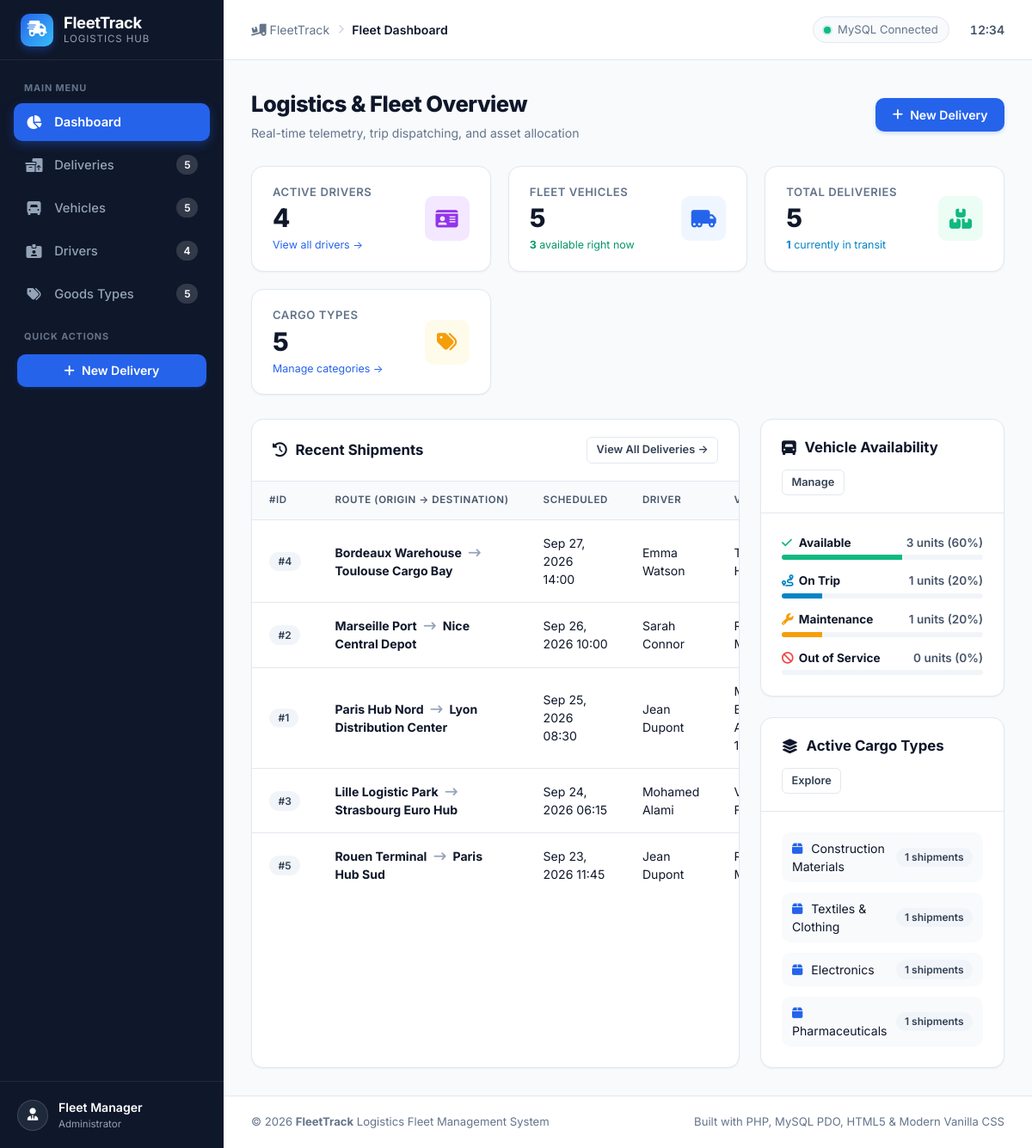
The page / on the database its author committed.
### tables this page shows
CREATE TABLE `delivery` (
    `id_delivery` INT AUTO_INCREMENT PRIMARY KEY,
    `departure_location` VARCHAR(150) NOT NULL,
    `destination` VARCHAR(150) NOT NULL,
    `delivery_date` DATETIME NOT NULL,
    `status` ENUM('Pending', 'In Transit', 'Delivered', 'Cancelled') NOT NULL DEFAULT 'Pending',
    `weight` FLOAT NOT NULL,
    `id_driver` INT NOT NULL,
    `id_vehicle` INT NOT NULL,
    `id_goods_type` INT NOT NULL,
    CONSTRAINT `fk_delivery_driver` FOREIGN KEY (`id_driver`) 
        REFERENCES `driver` (`id_driver`) 
        ON DELETE RESTRICT 
        ON UPDATE CASCADE,
    CONSTRAINT `fk_delivery_vehicle` FOREIGN KEY (`id_vehicle`) 
        REFERENCES `vehicle` (`id_vehicle`) 
        ON DELETE RESTRICT 
        ON UPDATE CASCADE,
    CONSTRAINT `fk_delivery_goodstype` FOREIGN KEY (`id_goods_type`) 
        REFERENCES `goodstype` (`id_goods_type`) 
        ON DELETE RESTRICT 
        ON UPDATE CASCADE
);

### includes/functions.php (called while the page is built, shortened)
<?php
function e(?string $value): string
{
    return htmlspecialchars((string)($value ?? ''), ENT_QUOTES, 'UTF-8');
}
function url(string $path = ''): string
{
    static $base = null;
    if ($base === null) {
        $scriptName = $_SERVER['SCRIPT_NAME'] ?? '';
        $scriptDir = str_replace('\\', '/', dirname($scriptName));
        $root = $scriptDir;
        $base = rtrim($root, '/');
    }
    $cleanPath = ltrim($path, '/');
    return ($base === '' ? '' : $base) . '/' . $cleanPath;
}
function formatDateTime(?string $datetime, string $format = 'M d, Y H:i'): string
{
    try {
        $dt = new DateTime($datetime);
        return $dt->format($format);
    } catch (Exception) {
        return $datetime;
    }
}
function getDashboardMetrics(PDO $pdo): array
{
    $metrics = [
        'total_drivers'     => (int)$pdo->query("SELECT COUNT(*) FROM driver")->fetchColumn(),
        'total_vehicles'    => (int)$pdo->query("SELECT COUNT(*) FROM vehicle")->fetchColumn(),
        'total_deliveries'  => (int)$pdo->query("SELECT COUNT(*) FROM delivery")->fetchColumn(),
        'total_goods_types' => (int)$pdo->query("SELECT COUNT(*) FROM goodstype")->fetchColumn(),
        'active_trips'      => (int)$pdo->query("SELECT COUNT(*) FROM delivery WHERE status = 'In Transit'")->fetchColumn(),
        'pending_trips'     => (int)$pdo->query("SELECT COUNT(*) FROM delivery WHERE status = 'Pending'")->fetchColumn(),
        'available_vehicles'=> (int)$pdo->query("SELECT COUNT(*) FROM vehicle WHERE status = 'Available'")->fetchColumn(),
    ];
    $stmt = $pdo->query("
        SELECT
            d.id_delivery,
            d.departure_location,
            d.destination,
            d.delivery_date,
            d.status,
            d.weight,
            CONCAT(dr.first_name, ' ', dr.last_name) AS driver_name,
            v.registration_number,
            v.brand,
            v.model,
            g.name AS goods_type
        FROM delivery d
        JOIN driver dr ON d.id_driver = dr.id_driver
        JOIN vehicle v ON d.id_vehicle = v.id_vehicle
        JOIN goodstype g ON d.id_goods_type = g.id_goods_type
        ORDER BY d.delivery_date DESC
        LIMIT 6
    ");
    $metrics['recent_deliveries'] = $stmt->fetchAll();
    $stmt = $pdo->query("
        SELECT status, COUNT(*) as count
        FROM delivery
        GROUP BY status
    ");
    $metrics['status_breakdown'] = $stmt->fetchAll(PDO::FETCH_KEY_PAIR);
    return $metrics;
}

### index.php (the view, shortened to what this page needs)
<?php
require_once __DIR__ . '/config/database.php';
require_once __DIR__ . '/includes/functions.php';
$pdo = getDBConnection();
$metrics = getDashboardMetrics($pdo);
$vehicleStatusCounts = $pdo->query("
    SELECT status, COUNT(*) as count
    FROM vehicle
    GROUP BY status
")->fetchAll(PDO::FETCH_KEY_PAIR);
$topGoods = $pdo->query("
    SELECT g.name, COUNT(d.id_delivery) as count
    FROM goodstype g
    LEFT JOIN delivery d ON g.id_goods_type = d.id_goods_type
    GROUP BY g.id_goods_type
    ORDER BY count DESC
    LIMIT 4
")->fetchAll();
require_once __DIR__ . '/includes/header.php';
?>
<div class="page-header">
    <div class="page-title-group">
        <h1>Logistics &amp; Fleet Overview</h1>
        <p>Real-time telemetry, trip dispatching, and asset allocation</p>
    </div>
    <div class="page-actions">
        <a href="<?= url('deliveries/create.php') ?>" class="btn btn-primary">
            <i class="fa-solid fa-plus"></i> New Delivery
        </a>
    </div>
</div>
<div class="stats-grid">
    <div class="stat-card">
        <div class="stat-details">
            <span class="stat-label">Active Drivers</span>
            <span class="stat-value"><?= number_format($metrics['total_drivers']) ?></span>
            <span class="stat-meta">
                <a href="<?= url('drivers/index.php') ?>">View all drivers &rarr;</a>
            </span>
        </div>
        <div class="stat-icon purple">
            <i class="fa-solid fa-id-card"></i>
        </div>
    </div>
    <div class="stat-card">
        <div class="stat-details">
            <span class="stat-label">Fleet Vehicles</span>
            <span class="stat-value"><?= number_format($metrics['total_vehicles']) ?></span>
            <span class="stat-meta" style="color: var(--success-hover);">
                <strong><?= $metrics['available_vehicles'] ?></strong> available right now
            </span>
        </div>
        <div class="stat-icon blue">
            <i class="fa-solid fa-truck-moving"></i>
        </div>
    </div>
    <div class="stat-card">
        <div class="stat-details">
            <span class="stat-label">Total Deliveries</span>
            <span class="stat-value"><?= number_format($metrics['total_deliveries']) ?></span>
            <span class="stat-meta" style="color: var(--info);">
                <strong><?= $metrics['active_trips'] ?></strong> currently in transit
            </span>
        </div>
        <div class="stat-icon green">
            <i class="fa-solid fa-boxes-stacked"></i>
        </div>
    </div>
    <div class="stat-card">
        <div class="stat-details">
            <span class="stat-label">Cargo Types</span>
            <span class="stat-value"><?= number_format($metrics['total_goods_types']) ?></span>
            <span class="stat-meta">
                <a href="<?= url('goods-types/index.php') ?>">Manage categories &rarr;</a>
            </span>
        </div>
        <div class="stat-icon amber">
            <i class="fa-solid fa-tags"></i>
        </div>
    </div>
</div>
<div class="dashboard-columns">
    <div class="card" style="margin-bottom: 0;">
        <div class="card-header">
            <div class="card-title">
                <i class="fa-solid fa-clock-rotate-left"></i> Recent Shipments
            </div>
            <a href="<?= url('deliveries/index.php') ?>" class="btn btn-outline btn-sm">
                View All Deliveries &rarr;
            </a>
        </div>
        <div class="card-body" style="padding: 0;">
            <?php if (empty($metrics['recent_deliveries'])): ?>
                <div class="empty-state">
                    <div class="empty-state-icon"><i class="fa-solid fa-boxes-packing"></i></div>
                    <div class="empty-state-title">No Deliveries Found</div>
                    <p class="empty-state-text">Create your first shipment to see real-time dispatch data here.</p>
                    <a href="<?= url('deliveries/create.php') ?>" class="btn btn-primary btn-sm">
                        Schedule a Delivery
                    </a>
                </div>
            <?php else: ?>
                <div class="table-responsive">
                    <table class="data-table">
                        <thead>
                            <tr>
                                <th>#ID</th>
                                <th>Route (Origin &rarr; Destination)</th>
                                <th>Scheduled</th>
                                <th>Driver</th>
                                <th>Vehicle</th>
                            </tr>
                        </thead>
                        <tbody>
                            <?php foreach ($metrics['recent_deliveries'] as $del): ?>
                                <tr>
                                    <td><span class="badge badge-default">#<?= e($del['id_delivery']) ?></span></td>
                                    <td>
                                        <strong><?= e($del['departure_location']) ?></strong>
                                        <i class="fa-solid fa-arrow-right-long" style="color: var(--gray-400); margin: 0 4px;"></i>
                                        <strong><?= e($del['destination']) ?></strong>
                                    </td>
                                    <td><?= formatDateTime($del['delivery_date']) ?></td>
                                    <td><?= e($del['driver_name']) ?></td>
                                    <td>
                                    </td>
                                </tr>
                            <?php endforeach; ?>
                        </tbody>
                    </table>
                </div>
            <?php endif; ?>
        </div>
    </div>
    <div style="display: flex; flex-direction: column; gap: 1.5rem;">
        <div class="card" style="margin-bottom: 0;">
            <div class="card-header">
                <div class="card-title">
                    <i class="fa-solid fa-truck-front"></i> Vehicle Availability
                </div>
                <a href="<?= url('vehicles/index.php') ?>" class="btn btn-outline btn-sm">Manage</a>
            </div>
            <div class="card-body">
                <div style="display: flex; flex-direction: column; gap: 0.9rem;">
                    <?php
                    $vStatuses = [
                        'Available'      => ['color' => 'var(--success)', 'icon' => 'fa-check'],
                        'On Trip'        => ['color' => 'var(--info)',    'icon' => 'fa-route'],
                        'Maintenance'    => ['color' => 'var(--warning)', 'icon' => 'fa-wrench'],
                        'Out of Service' => ['color' => 'var(--danger)',  'icon' => 'fa-ban'],
                    ];
                    $totalV = max(1, $metrics['total_vehicles']);
                    foreach ($vStatuses as $sName => $meta):
                        $count = (int)($vehicleStatusCounts[$sName] ?? 0);
                        $pct = round(($count / $totalV) * 100);
                    ?>
                        <div>
                            <div style="display: flex; justify-content: space-between; font-size: 0.85rem; margin-bottom: 0.25rem;">
                                <span>
                                    <i class="fa-solid <?= $meta['icon'] ?>" style="color: <?= $meta['color'] ?>; width: 16px;"></i>
                                    <strong><?= $sName ?></strong>
                                </span>
                                <span style="font-weight: 600; color: var(--gray-600);"><?= $count ?> units (<?= $pct ?>%)</span>
                            </div>
                            <div style="width: 100%; height: 6px; background: var(--gray-100); border-radius: 99px; overflow: hidden;">
                                <div style="width: <?= $pct ?>%; height: 100%; background: <?= $meta['color'] ?>;"></div>
                            </div>
                        </div>
                    <?php endforeach; ?>
                </div>
            </div>
        </div>
        <div class="card" style="margin-bottom: 0;">
            <div class="card-header">
                <div class="card-title">
                    <i class="fa-solid fa-layer-group"></i> Active Cargo Types
                </div>
                <a href="<?= url('goods-types/index.php') ?>" class="btn btn-outline btn-sm">Explore</a>
            </div>
            <div class="card-body">
                <div style="display: flex; flex-direction: column; gap: 0.75rem;">
                    <?php foreach ($topGoods as $tg): ?>
                        <div style="display: flex; justify-content: space-between; align-items: center; padding: 0.5rem 0.75rem; background: var(--gray-50); border-radius: var(--radius-md); font-size: 0.88rem;">
                            <span>
                                <i class="fa-solid fa-box" style="color: var(--primary); margin-right: 6px;"></i>
                                <?= e($tg['name']) ?>
                            </span>
                            <span class="badge badge-default">
                                <?= (int)$tg['count'] ?> shipments
                            </span>
                        </div>
                    <?php endforeach; ?>
                </div>
            </div>
        </div>
    </div>
</div>
<?php require_once __DIR__ . '/includes/footer.php'; ?>

### rows shown on the page
delivery: id_delivery "4", departure_location "Bordeaux Warehouse", destination "Toulouse Cargo Bay", delivery_date "Sep 27, 2026 14:00", driver_name "Emma Watson"
delivery: id_delivery "2", departure_location "Marseille Port", destination "Nice Central Depot", delivery_date "Sep 26, 2026 10:00", driver_name "Sarah Connor"
delivery: id_delivery "1", departure_location "Paris Hub Nord", destination "Lyon Distribution Center", delivery_date "Sep 25, 2026 08:30", driver_name "Jean Dupont"
delivery: id_delivery "3", departure_location "Lille Logistic Park", destination "Strasbourg Euro Hub", delivery_date "Sep 24, 2026 06:15", driver_name "Mohamed Alami"
delivery: id_delivery "5", departure_location "Rouen Terminal", destination "Paris Hub Sud", delivery_date "Sep 23, 2026 11:45", driver_name "Jean Dupont"

### other values the page prints
$navCounts['deliveries'] "5"
$navCounts['vehicles'] "5"
$navCounts['drivers'] "4"
$navCounts['goods-types'] "5"
$pageTitle "Fleet Dashboard"
$metrics['total_drivers'] "4"
$metrics['total_vehicles'] "5"
$metrics['available_vehicles'] "3"
$metrics['total_deliveries'] "5"
$metrics['active_trips'] "1"
$metrics['total_goods_types'] "5"
$sName "Available"
$count "3"
$pct "60"
$sName "On Trip"
